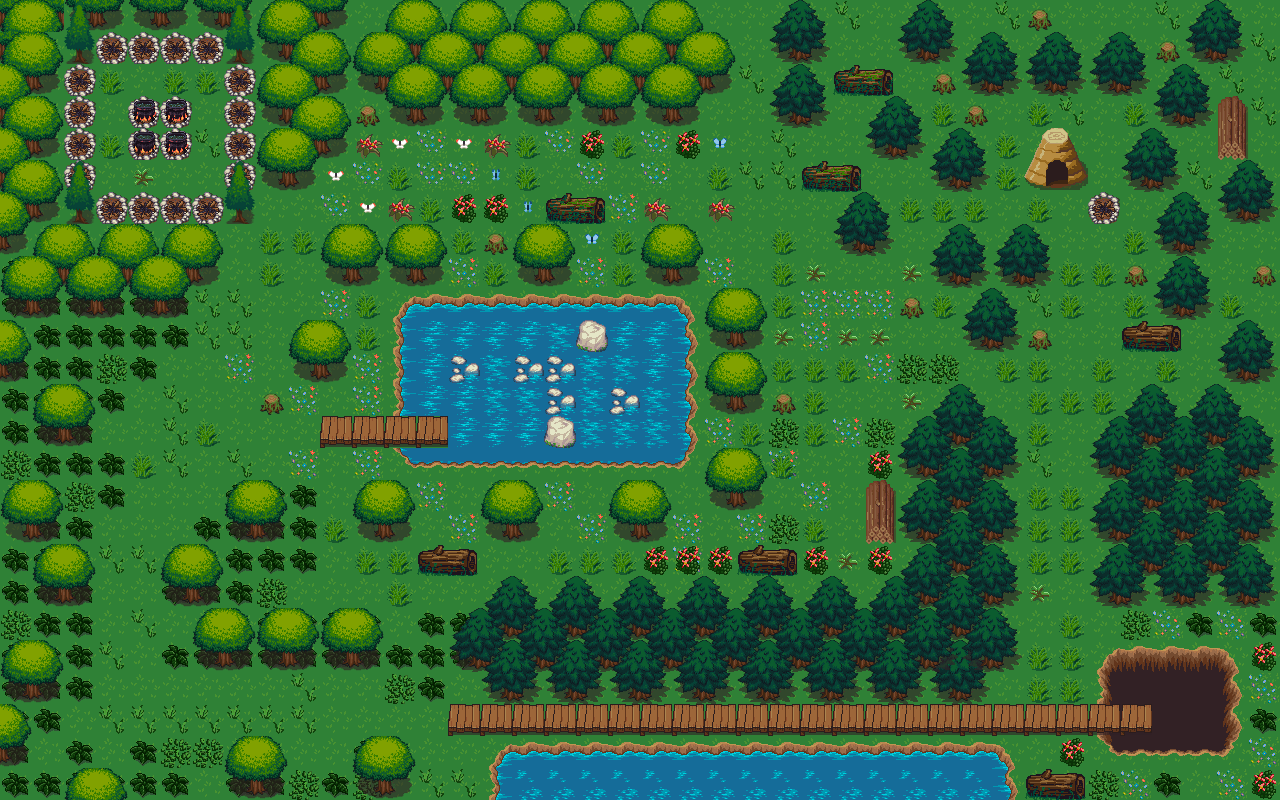

A 2D game scene composited from a Tiled map and its tileset images. What follows is a short description and the map's XML, with each tile layer's data collapsed to a summary:
An orthogonal 40x25 tile map with 32x32 px tiles, 4 tile layers (Tile Layer 1, Tile Layer 2, Tile Layer 3, Tile Layer 4).

<map version="1.2" tiledversion="1.3.3" orientation="orthogonal" renderorder="right-down" width="40" height="25" tilewidth="32" tileheight="32" infinite="0" nextlayerid="11" nextobjectid="1">
 <tileset firstgid="1" source="tiled.tsx" />
 <layer id="1" name="Tile Layer 1" width="40" height="25">
  <data>[1000 cells, 1000 non-empty, 1 distinct tile ids]</data>
 </layer>
 <layer id="2" name="Tile Layer 2" width="40" height="25">
  <data>[1000 cells, 748 non-empty, 71 distinct tile ids]</data>
 </layer>
 <layer id="9" name="Tile Layer 3" width="40" height="25">
  <data>[1000 cells, 203 non-empty, 23 distinct tile ids]</data>
 </layer>
 <layer id="10" name="Tile Layer 4" width="40" height="25">
  <data>[1000 cells, 16 non-empty, 5 distinct tile ids]</data>
 </layer>
</map>
